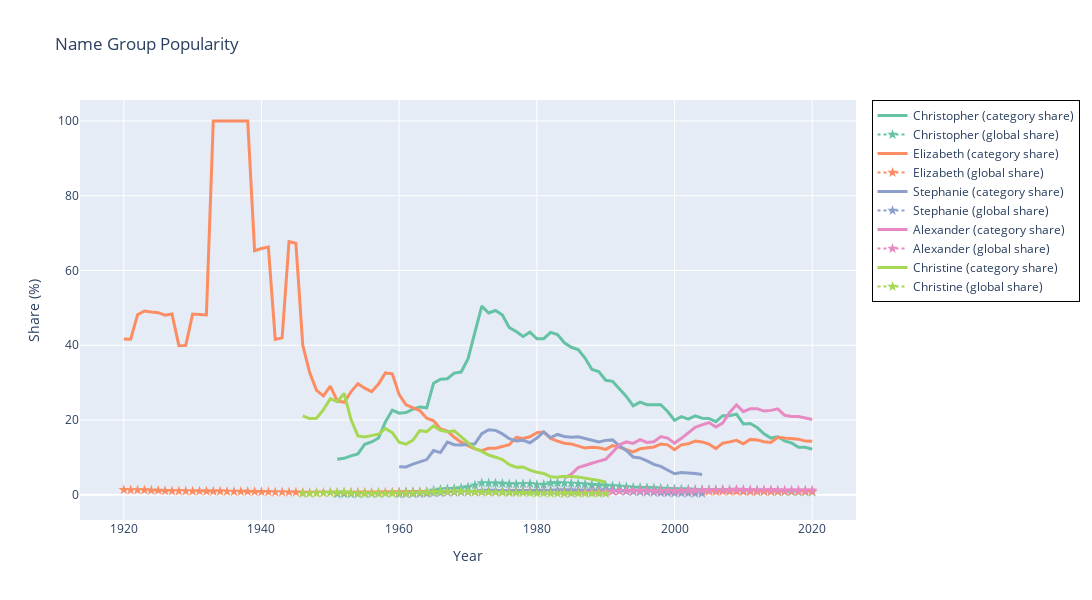

Notebook source saved alongside this figure:
### Code cell
plot_name_group(data, min_length=9)
